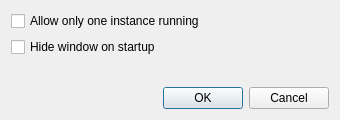
<?xml version="1.0" encoding="UTF-8"?>
<ui version="4.0">
 <class>SettingsDialog</class>
 <widget class="QDialog" name="SettingsDialog">
  <property name="geometry">
   <rect>
    <x>0</x>
    <y>0</y>
    <width>340</width>
    <height>120</height>
   </rect>
  </property>
  <property name="windowTitle">
   <string>General Settings</string>
  </property>
  <layout class="QVBoxLayout" name="verticalLayout">
   <item>
    <widget class="QCheckBox" name="oneInstanceCheckBox">
     <property name="text">
      <string>Allow only one instance running</string>
     </property>
    </widget>
   </item>
   <item>
    <widget class="QCheckBox" name="hideCheckBox">
     <property name="text">
      <string>Hide window on startup</string>
     </property>
    </widget>
   </item>
   <item>
    <spacer name="verticalSpacer">
     <property name="orientation">
      <enum>Qt::Vertical</enum>
     </property>
     <property name="sizeHint" stdset="0">
      <size>
       <width>20</width>
       <height>0</height>
      </size>
     </property>
    </spacer>
   </item>
   <item>
    <widget class="QDialogButtonBox" name="buttonBox">
     <property name="orientation">
      <enum>Qt::Horizontal</enum>
     </property>
     <property name="standardButtons">
      <set>QDialogButtonBox::Cancel|QDialogButtonBox::Ok</set>
     </property>
    </widget>
   </item>
  </layout>
 </widget>
 <resources/>
 <connections>
  <connection>
   <sender>buttonBox</sender>
   <signal>rejected()</signal>
   <receiver>SettingsDialog</receiver>
   <slot>reject()</slot>
   <hints>
    <hint type="sourcelabel">
     <x>316</x>
     <y>260</y>
    </hint>
    <hint type="destinationlabel">
     <x>286</x>
     <y>274</y>
    </hint>
   </hints>
  </connection>
 </connections>
</ui>
